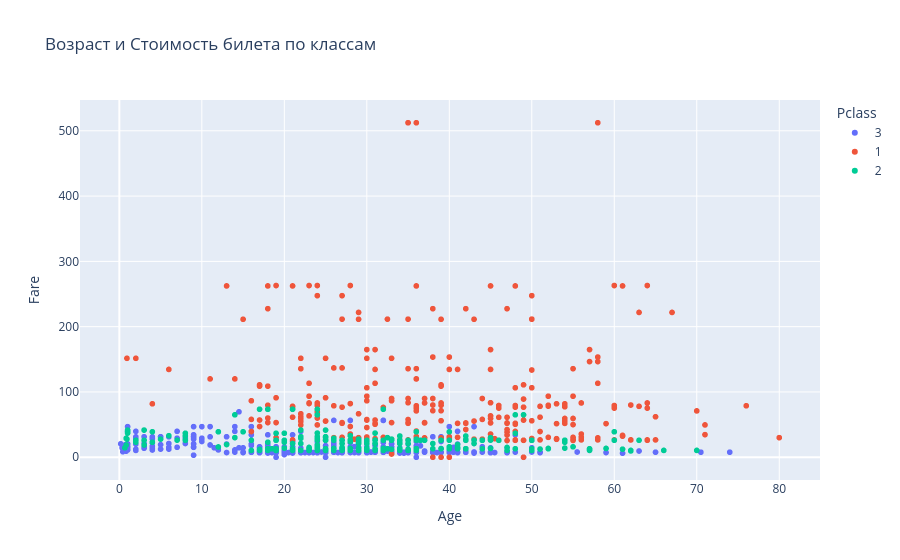

Source (notebook cell):
### Markdown cell above
#### 1. Scatter plot (интерактивный)

### Code cell
fig1 = px.scatter(combined_df.dropna(subset=['Age', 'Fare']),
                 x='Age', y='Fare', color='Pclass',
                 title='Возраст и Стоимость билета по классам',
                 hover_data=['Name', 'Sex'])
fig1.show()

### Figure 1 — Plotly figure (JSON) as saved in the notebook; plotly's stock layout.template omitted (floating-point values rounded to 4 significant figures; data arrays with more than 128 entries replaced by an {"elided": "..."} marker saying what was removed)
{"data": [{"customdata": {"elided": "500x2 str values"}, "hovertemplate": "Pclass=3<br>Age=%{x}<br>Fare=%{y}<br>Name=%{customdata[0]}<br>Sex=%{customdata[1]}<extra></extra>", "legendgroup": "3", "marker": {"color": "#636efa", "symbol": "circle"}, "mode": "markers", "name": "3", "showlegend": true, "type": "scattergl", "x": {"elided": "500 float values"}, "xaxis": "x", "y": {"elided": "500 float values"}, "yaxis": "y"}, {"customdata": {"elided": "284x2 str values"}, "hovertemplate": "Pclass=1<br>Age=%{x}<br>Fare=%{y}<br>Name=%{customdata[0]}<br>Sex=%{customdata[1]}<extra></extra>", "legendgroup": "1", "marker": {"color": "#EF553B", "symbol": "circle"}, "mode": "markers", "name": "1", "showlegend": true, "type": "scattergl", "x": {"elided": "284 float values"}, "xaxis": "x", "y": {"elided": "284 float values"}, "yaxis": "y"}, {"customdata": {"elided": "261x2 str values"}, "hovertemplate": "Pclass=2<br>Age=%{x}<br>Fare=%{y}<br>Name=%{customdata[0]}<br>Sex=%{customdata[1]}<extra></extra>", "legendgroup": "2", "marker": {"color": "#00cc96", "symbol": "circle"}, "mode": "markers", "name": "2", "showlegend": true, "type": "scattergl", "x": {"elided": "261 float values"}, "xaxis": "x", "y": {"elided": "261 float values"}, "yaxis": "y"}], "layout": {"autosize": true, "legend": {"title": {"text": "Pclass"}, "tracegroupgap": 0}, "title": {"text": "Возраст и Стоимость билета по классам"}, "xaxis": {"anchor": "y", "autorange": true, "domain": [0, 1], "range": [-4.662, 84.83], "title": {"text": "Age"}, "type": "linear"}, "yaxis": {"anchor": "x", "autorange": true, "domain": [0, 1], "range": [-42.28, 554.6], "title": {"text": "Fare"}, "type": "linear"}}}
